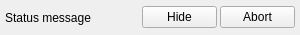
<?xml version="1.0" encoding="UTF-8"?>
<ui version="4.0">
 <class>ConnectionStateWidget</class>
 <widget class="QWidget" name="ConnectionStateWidget">
  <property name="geometry">
   <rect>
    <x>0</x>
    <y>0</y>
    <width>300</width>
    <height>35</height>
   </rect>
  </property>
  <property name="sizePolicy">
   <sizepolicy hsizetype="Expanding" vsizetype="Fixed">
    <horstretch>0</horstretch>
    <verstretch>0</verstretch>
   </sizepolicy>
  </property>
  <property name="minimumSize">
   <size>
    <width>300</width>
    <height>0</height>
   </size>
  </property>
  <property name="windowTitle">
   <string>Form</string>
  </property>
  <layout class="QHBoxLayout" name="_connection_state_widget_layout">
   <property name="spacing">
    <number>3</number>
   </property>
   <property name="leftMargin">
    <number>5</number>
   </property>
   <property name="topMargin">
    <number>5</number>
   </property>
   <property name="rightMargin">
    <number>5</number>
   </property>
   <property name="bottomMargin">
    <number>5</number>
   </property>
   <item>
    <widget class="QLabel" name="status_label">
     <property name="text">
      <string>Status message</string>
     </property>
    </widget>
   </item>
   <item>
    <widget class="QPushButton" name="hide_button">
     <property name="maximumSize">
      <size>
       <width>75</width>
       <height>16777215</height>
      </size>
     </property>
     <property name="text">
      <string>Hide</string>
     </property>
    </widget>
   </item>
   <item>
    <widget class="QPushButton" name="abort_button">
     <property name="maximumSize">
      <size>
       <width>75</width>
       <height>16777215</height>
      </size>
     </property>
     <property name="text">
      <string>Abort</string>
     </property>
    </widget>
   </item>
  </layout>
 </widget>
 <resources/>
 <connections/>
</ui>
